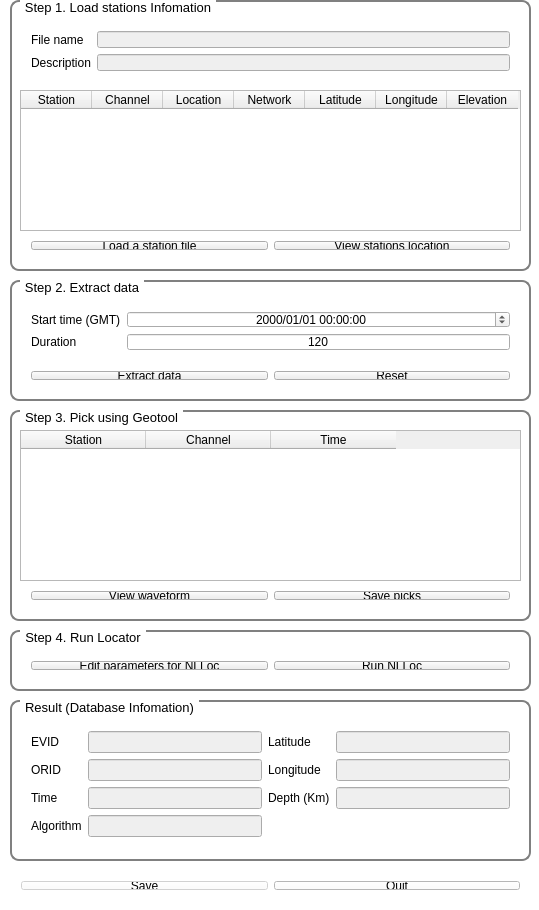
<?xml version="1.0" encoding="UTF-8"?>
<ui version="4.0">
 <class>DataExtractor</class>
 <widget class="QDialog" name="DataExtractor">
  <property name="geometry">
   <rect>
    <x>0</x>
    <y>0</y>
    <width>539</width>
    <height>910</height>
   </rect>
  </property>
  <property name="palette">
   <palette>
    <active>
     <colorrole role="WindowText">
      <brush brushstyle="SolidPattern">
       <color alpha="255">
        <red>0</red>
        <green>0</green>
        <blue>0</blue>
       </color>
      </brush>
     </colorrole>
     <colorrole role="Button">
      <brush brushstyle="SolidPattern">
       <color alpha="255">
        <red>255</red>
        <green>255</green>
        <blue>255</blue>
       </color>
      </brush>
     </colorrole>
     <colorrole role="Light">
      <brush brushstyle="SolidPattern">
       <color alpha="255">
        <red>255</red>
        <green>255</green>
        <blue>255</blue>
       </color>
      </brush>
     </colorrole>
     <colorrole role="Midlight">
      <brush brushstyle="SolidPattern">
       <color alpha="255">
        <red>255</red>
        <green>255</green>
        <blue>255</blue>
       </color>
      </brush>
     </colorrole>
     <colorrole role="Dark">
      <brush brushstyle="SolidPattern">
       <color alpha="255">
        <red>127</red>
        <green>127</green>
        <blue>127</blue>
       </color>
      </brush>
     </colorrole>
     <colorrole role="Mid">
      <brush brushstyle="SolidPattern">
       <color alpha="255">
        <red>170</red>
        <green>170</green>
        <blue>170</blue>
       </color>
      </brush>
     </colorrole>
     <colorrole role="Text">
      <brush brushstyle="SolidPattern">
       <color alpha="255">
        <red>0</red>
        <green>0</green>
        <blue>0</blue>
       </color>
      </brush>
     </colorrole>
     <colorrole role="BrightText">
      <brush brushstyle="SolidPattern">
       <color alpha="255">
        <red>255</red>
        <green>255</green>
        <blue>255</blue>
       </color>
      </brush>
     </colorrole>
     <colorrole role="ButtonText">
      <brush brushstyle="SolidPattern">
       <color alpha="255">
        <red>0</red>
        <green>0</green>
        <blue>0</blue>
       </color>
      </brush>
     </colorrole>
     <colorrole role="Base">
      <brush brushstyle="SolidPattern">
       <color alpha="255">
        <red>255</red>
        <green>255</green>
        <blue>255</blue>
       </color>
      </brush>
     </colorrole>
     <colorrole role="Window">
      <brush brushstyle="SolidPattern">
       <color alpha="255">
        <red>255</red>
        <green>255</green>
        <blue>255</blue>
       </color>
      </brush>
     </colorrole>
     <colorrole role="Shadow">
      <brush brushstyle="SolidPattern">
       <color alpha="255">
        <red>0</red>
        <green>0</green>
        <blue>0</blue>
       </color>
      </brush>
     </colorrole>
     <colorrole role="AlternateBase">
      <brush brushstyle="SolidPattern">
       <color alpha="255">
        <red>255</red>
        <green>255</green>
        <blue>255</blue>
       </color>
      </brush>
     </colorrole>
     <colorrole role="ToolTipBase">
      <brush brushstyle="SolidPattern">
       <color alpha="255">
        <red>255</red>
        <green>255</green>
        <blue>220</blue>
       </color>
      </brush>
     </colorrole>
     <colorrole role="ToolTipText">
      <brush brushstyle="SolidPattern">
       <color alpha="255">
        <red>0</red>
        <green>0</green>
        <blue>0</blue>
       </color>
      </brush>
     </colorrole>
    </active>
    <inactive>
     <colorrole role="WindowText">
      <brush brushstyle="SolidPattern">
       <color alpha="255">
        <red>0</red>
        <green>0</green>
        <blue>0</blue>
       </color>
      </brush>
     </colorrole>
     <colorrole role="Button">
      <brush brushstyle="SolidPattern">
       <color alpha="255">
        <red>255</red>
        <green>255</green>
        <blue>255</blue>
       </color>
      </brush>
     </colorrole>
     <colorrole role="Light">
      <brush brushstyle="SolidPattern">
       <color alpha="255">
        <red>255</red>
        <green>255</green>
        <blue>255</blue>
       </color>
      </brush>
     </colorrole>
     <colorrole role="Midlight">
      <brush brushstyle="SolidPattern">
       <color alpha="255">
        <red>255</red>
        <green>255</green>
        <blue>255</blue>
       </color>
      </brush>
     </colorrole>
     <colorrole role="Dark">
      <brush brushstyle="SolidPattern">
       <color alpha="255">
        <red>127</red>
        <green>127</green>
        <blue>127</blue>
       </color>
      </brush>
     </colorrole>
     <colorrole role="Mid">
      <brush brushstyle="SolidPattern">
       <color alpha="255">
        <red>170</red>
        <green>170</green>
        <blue>170</blue>
       </color>
      </brush>
     </colorrole>
     <colorrole role="Text">
      <brush brushstyle="SolidPattern">
       <color alpha="255">
        <red>0</red>
        <green>0</green>
        <blue>0</blue>
       </color>
      </brush>
     </colorrole>
     <colorrole role="BrightText">
      <brush brushstyle="SolidPattern">
       <color alpha="255">
        <red>255</red>
        <green>255</green>
        <blue>255</blue>
       </color>
      </brush>
     </colorrole>
     <colorrole role="ButtonText">
      <brush brushstyle="SolidPattern">
       <color alpha="255">
        <red>0</red>
        <green>0</green>
        <blue>0</blue>
       </color>
      </brush>
     </colorrole>
     <colorrole role="Base">
      <brush brushstyle="SolidPattern">
       <color alpha="255">
        <red>255</red>
        <green>255</green>
        <blue>255</blue>
       </color>
      </brush>
     </colorrole>
     <colorrole role="Window">
      <brush brushstyle="SolidPattern">
       <color alpha="255">
        <red>255</red>
        <green>255</green>
        <blue>255</blue>
       </color>
      </brush>
     </colorrole>
     <colorrole role="Shadow">
      <brush brushstyle="SolidPattern">
       <color alpha="255">
        <red>0</red>
        <green>0</green>
        <blue>0</blue>
       </color>
      </brush>
     </colorrole>
     <colorrole role="AlternateBase">
      <brush brushstyle="SolidPattern">
       <color alpha="255">
        <red>255</red>
        <green>255</green>
        <blue>255</blue>
       </color>
      </brush>
     </colorrole>
     <colorrole role="ToolTipBase">
      <brush brushstyle="SolidPattern">
       <color alpha="255">
        <red>255</red>
        <green>255</green>
        <blue>220</blue>
       </color>
      </brush>
     </colorrole>
     <colorrole role="ToolTipText">
      <brush brushstyle="SolidPattern">
       <color alpha="255">
        <red>0</red>
        <green>0</green>
        <blue>0</blue>
       </color>
      </brush>
     </colorrole>
    </inactive>
    <disabled>
     <colorrole role="WindowText">
      <brush brushstyle="SolidPattern">
       <color alpha="255">
        <red>0</red>
        <green>0</green>
        <blue>0</blue>
       </color>
      </brush>
     </colorrole>
     <colorrole role="Button">
      <brush brushstyle="SolidPattern">
       <color alpha="255">
        <red>255</red>
        <green>255</green>
        <blue>255</blue>
       </color>
      </brush>
     </colorrole>
     <colorrole role="Light">
      <brush brushstyle="SolidPattern">
       <color alpha="255">
        <red>255</red>
        <green>255</green>
        <blue>255</blue>
       </color>
      </brush>
     </colorrole>
     <colorrole role="Midlight">
      <brush brushstyle="SolidPattern">
       <color alpha="255">
        <red>255</red>
        <green>255</green>
        <blue>255</blue>
       </color>
      </brush>
     </colorrole>
     <colorrole role="Dark">
      <brush brushstyle="SolidPattern">
       <color alpha="255">
        <red>127</red>
        <green>127</green>
        <blue>127</blue>
       </color>
      </brush>
     </colorrole>
     <colorrole role="Mid">
      <brush brushstyle="SolidPattern">
       <color alpha="255">
        <red>170</red>
        <green>170</green>
        <blue>170</blue>
       </color>
      </brush>
     </colorrole>
     <colorrole role="Text">
      <brush brushstyle="SolidPattern">
       <color alpha="255">
        <red>0</red>
        <green>0</green>
        <blue>0</blue>
       </color>
      </brush>
     </colorrole>
     <colorrole role="BrightText">
      <brush brushstyle="SolidPattern">
       <color alpha="255">
        <red>255</red>
        <green>255</green>
        <blue>255</blue>
       </color>
      </brush>
     </colorrole>
     <colorrole role="ButtonText">
      <brush brushstyle="SolidPattern">
       <color alpha="255">
        <red>0</red>
        <green>0</green>
        <blue>0</blue>
       </color>
      </brush>
     </colorrole>
     <colorrole role="Base">
      <brush brushstyle="SolidPattern">
       <color alpha="255">
        <red>255</red>
        <green>255</green>
        <blue>255</blue>
       </color>
      </brush>
     </colorrole>
     <colorrole role="Window">
      <brush brushstyle="SolidPattern">
       <color alpha="255">
        <red>255</red>
        <green>255</green>
        <blue>255</blue>
       </color>
      </brush>
     </colorrole>
     <colorrole role="Shadow">
      <brush brushstyle="SolidPattern">
       <color alpha="255">
        <red>0</red>
        <green>0</green>
        <blue>0</blue>
       </color>
      </brush>
     </colorrole>
     <colorrole role="AlternateBase">
      <brush brushstyle="SolidPattern">
       <color alpha="255">
        <red>255</red>
        <green>255</green>
        <blue>255</blue>
       </color>
      </brush>
     </colorrole>
     <colorrole role="ToolTipBase">
      <brush brushstyle="SolidPattern">
       <color alpha="255">
        <red>255</red>
        <green>255</green>
        <blue>220</blue>
       </color>
      </brush>
     </colorrole>
     <colorrole role="ToolTipText">
      <brush brushstyle="SolidPattern">
       <color alpha="255">
        <red>0</red>
        <green>0</green>
        <blue>0</blue>
       </color>
      </brush>
     </colorrole>
    </disabled>
   </palette>
  </property>
  <property name="windowTitle">
   <string>New Event Maker</string>
  </property>
  <widget class="QWidget" name="horizontalLayoutWidget_2">
   <property name="geometry">
    <rect>
     <x>10</x>
     <y>870</y>
     <width>521</width>
     <height>31</height>
    </rect>
   </property>
   <layout class="QHBoxLayout" name="horizontalLayout_2">
    <item>
     <widget class="QPushButton" name="saveB">
      <property name="enabled">
       <bool>false</bool>
      </property>
      <property name="text">
       <string>Save</string>
      </property>
     </widget>
    </item>
    <item>
     <widget class="QPushButton" name="quitB">
      <property name="text">
       <string>Quit</string>
      </property>
     </widget>
    </item>
   </layout>
  </widget>
  <widget class="QGroupBox" name="step2GB">
   <property name="geometry">
    <rect>
     <x>10</x>
     <y>280</y>
     <width>521</width>
     <height>121</height>
    </rect>
   </property>
   <property name="font">
    <font>
     <pointsize>10</pointsize>
    </font>
   </property>
   <property name="styleSheet">
    <string notr="true">QGroupBox { 
	border: 2px solid gray; 
	border-radius: 9px; 
	margin-top: 0.5em
}

QGroupBox::title {
	subcontrol-origin: margin;
	left: 10px;
	padding: 0 3px 0 3px;
}</string>
   </property>
   <property name="title">
    <string>Step 2. Extract data</string>
   </property>
   <widget class="QWidget" name="horizontalLayoutWidget">
    <property name="geometry">
     <rect>
      <x>10</x>
      <y>80</y>
      <width>501</width>
      <height>31</height>
     </rect>
    </property>
    <layout class="QHBoxLayout" name="horizontalLayout">
     <item>
      <widget class="QPushButton" name="extractB">
       <property name="text">
        <string>Extract data</string>
       </property>
      </widget>
     </item>
     <item>
      <widget class="QPushButton" name="resetB">
       <property name="text">
        <string>Reset</string>
       </property>
      </widget>
     </item>
    </layout>
   </widget>
   <widget class="QWidget" name="gridLayoutWidget">
    <property name="geometry">
     <rect>
      <x>10</x>
      <y>20</y>
      <width>501</width>
      <height>61</height>
     </rect>
    </property>
    <layout class="QGridLayout" name="gridLayout">
     <item row="1" column="1">
      <widget class="QLineEdit" name="durationED">
       <property name="enabled">
        <bool>true</bool>
       </property>
       <property name="text">
        <string>120</string>
       </property>
       <property name="alignment">
        <set>Qt::AlignCenter</set>
       </property>
      </widget>
     </item>
     <item row="0" column="1">
      <widget class="QDateTimeEdit" name="dateTimeEdit">
       <property name="alignment">
        <set>Qt::AlignCenter</set>
       </property>
       <property name="displayFormat">
        <string>yyyy/MM/dd hh:mm:ss</string>
       </property>
      </widget>
     </item>
     <item row="0" column="0">
      <widget class="QLabel" name="timeLB">
       <property name="text">
        <string>Start time (GMT)</string>
       </property>
      </widget>
     </item>
     <item row="1" column="0">
      <widget class="QLabel" name="durationLB">
       <property name="text">
        <string>Duration</string>
       </property>
      </widget>
     </item>
    </layout>
   </widget>
  </widget>
  <widget class="QGroupBox" name="step1GB">
   <property name="geometry">
    <rect>
     <x>10</x>
     <y>0</y>
     <width>521</width>
     <height>271</height>
    </rect>
   </property>
   <property name="font">
    <font>
     <pointsize>10</pointsize>
    </font>
   </property>
   <property name="styleSheet">
    <string notr="true">QGroupBox { 
	border: 2px solid gray; 
	border-radius: 9px; 
	margin-top: 0.5em
}

QGroupBox::title {
	subcontrol-origin: margin;
	left: 10px;
	padding: 0 3px 0 3px;
}</string>
   </property>
   <property name="title">
    <string>Step 1. Load stations Infomation</string>
   </property>
   <widget class="QTableWidget" name="staInfoTW">
    <property name="geometry">
     <rect>
      <x>10</x>
      <y>90</y>
      <width>501</width>
      <height>141</height>
     </rect>
    </property>
    <attribute name="horizontalHeaderDefaultSectionSize">
     <number>71</number>
    </attribute>
    <attribute name="verticalHeaderVisible">
     <bool>false</bool>
    </attribute>
    <attribute name="verticalHeaderDefaultSectionSize">
     <number>20</number>
    </attribute>
    <column>
     <property name="text">
      <string>Station</string>
     </property>
    </column>
    <column>
     <property name="text">
      <string>Channel</string>
     </property>
    </column>
    <column>
     <property name="text">
      <string>Location</string>
     </property>
    </column>
    <column>
     <property name="text">
      <string>Network</string>
     </property>
    </column>
    <column>
     <property name="text">
      <string>Latitude</string>
     </property>
    </column>
    <column>
     <property name="text">
      <string>Longitude</string>
     </property>
    </column>
    <column>
     <property name="text">
      <string>Elevation</string>
     </property>
    </column>
   </widget>
   <widget class="QWidget" name="horizontalLayoutWidget_3">
    <property name="geometry">
     <rect>
      <x>10</x>
      <y>230</y>
      <width>501</width>
      <height>31</height>
     </rect>
    </property>
    <layout class="QHBoxLayout" name="horizontalLayout_3">
     <item>
      <widget class="QPushButton" name="loadStaInfoB">
       <property name="text">
        <string>Load a station file</string>
       </property>
      </widget>
     </item>
     <item>
      <widget class="QPushButton" name="viewStaLocB">
       <property name="text">
        <string>View stations location</string>
       </property>
      </widget>
     </item>
    </layout>
   </widget>
   <widget class="QWidget" name="gridLayoutWidget_3">
    <property name="geometry">
     <rect>
      <x>10</x>
      <y>20</y>
      <width>501</width>
      <height>62</height>
     </rect>
    </property>
    <layout class="QGridLayout" name="gridLayout_3">
     <item row="0" column="0">
      <widget class="QLabel" name="staFileNameLB">
       <property name="text">
        <string>File name</string>
       </property>
      </widget>
     </item>
     <item row="1" column="0">
      <widget class="QLabel" name="descLB">
       <property name="text">
        <string>Description</string>
       </property>
      </widget>
     </item>
     <item row="1" column="2">
      <widget class="QLineEdit" name="descLE">
       <property name="enabled">
        <bool>false</bool>
       </property>
       <property name="text">
        <string/>
       </property>
       <property name="alignment">
        <set>Qt::AlignCenter</set>
       </property>
      </widget>
     </item>
     <item row="0" column="2">
      <widget class="QLineEdit" name="staFileNameLE">
       <property name="enabled">
        <bool>false</bool>
       </property>
       <property name="text">
        <string/>
       </property>
       <property name="alignment">
        <set>Qt::AlignCenter</set>
       </property>
      </widget>
     </item>
    </layout>
   </widget>
  </widget>
  <widget class="QGroupBox" name="step3GB">
   <property name="geometry">
    <rect>
     <x>10</x>
     <y>410</y>
     <width>521</width>
     <height>211</height>
    </rect>
   </property>
   <property name="font">
    <font>
     <pointsize>10</pointsize>
    </font>
   </property>
   <property name="styleSheet">
    <string notr="true">QGroupBox { 
	border: 2px solid gray; 
	border-radius: 9px; 
	margin-top: 0.5em
}

QGroupBox::title {
	subcontrol-origin: margin;
	left: 10px;
	padding: 0 3px 0 3px;
}</string>
   </property>
   <property name="title">
    <string>Step 3. Pick using Geotool</string>
   </property>
   <widget class="QWidget" name="horizontalLayoutWidget_4">
    <property name="geometry">
     <rect>
      <x>10</x>
      <y>170</y>
      <width>501</width>
      <height>31</height>
     </rect>
    </property>
    <layout class="QHBoxLayout" name="horizontalLayout_4">
     <item>
      <widget class="QPushButton" name="runGeoB">
       <property name="text">
        <string>View waveform</string>
       </property>
      </widget>
     </item>
     <item>
      <widget class="QPushButton" name="savePickB">
       <property name="text">
        <string>Save picks</string>
       </property>
      </widget>
     </item>
    </layout>
   </widget>
   <widget class="QTableWidget" name="pickInfoTW">
    <property name="geometry">
     <rect>
      <x>10</x>
      <y>20</y>
      <width>501</width>
      <height>151</height>
     </rect>
    </property>
    <attribute name="horizontalHeaderDefaultSectionSize">
     <number>125</number>
    </attribute>
    <attribute name="verticalHeaderVisible">
     <bool>false</bool>
    </attribute>
    <attribute name="verticalHeaderDefaultSectionSize">
     <number>20</number>
    </attribute>
    <column>
     <property name="text">
      <string>Station</string>
     </property>
    </column>
    <column>
     <property name="text">
      <string>Channel</string>
     </property>
    </column>
    <column>
     <property name="text">
      <string>Time</string>
     </property>
    </column>
   </widget>
  </widget>
  <widget class="QGroupBox" name="step4GB">
   <property name="geometry">
    <rect>
     <x>10</x>
     <y>630</y>
     <width>521</width>
     <height>61</height>
    </rect>
   </property>
   <property name="font">
    <font>
     <pointsize>10</pointsize>
    </font>
   </property>
   <property name="styleSheet">
    <string notr="true">QGroupBox { 
	border: 2px solid gray; 
	border-radius: 9px; 
	margin-top: 0.5em
}

QGroupBox::title {
	subcontrol-origin: margin;
	left: 10px;
	padding: 0 3px 0 3px;
}</string>
   </property>
   <property name="title">
    <string>Step 4. Run Locator</string>
   </property>
   <widget class="QWidget" name="horizontalLayoutWidget_5">
    <property name="geometry">
     <rect>
      <x>10</x>
      <y>20</y>
      <width>501</width>
      <height>31</height>
     </rect>
    </property>
    <layout class="QHBoxLayout" name="horizontalLayout_5">
     <item>
      <widget class="QPushButton" name="editParamNLLocB">
       <property name="text">
        <string>Edit parameters for NLLoc</string>
       </property>
      </widget>
     </item>
     <item>
      <widget class="QPushButton" name="runNLLocB">
       <property name="text">
        <string>Run NLLoc</string>
       </property>
      </widget>
     </item>
    </layout>
   </widget>
  </widget>
  <widget class="QGroupBox" name="resultGB">
   <property name="geometry">
    <rect>
     <x>10</x>
     <y>700</y>
     <width>521</width>
     <height>161</height>
    </rect>
   </property>
   <property name="font">
    <font>
     <pointsize>10</pointsize>
    </font>
   </property>
   <property name="styleSheet">
    <string notr="true">QGroupBox { 
	border: 2px solid gray; 
	border-radius: 9px; 
	margin-top: 0.5em
}

QGroupBox::title {
	subcontrol-origin: margin;
	left: 10px;
	padding: 0 3px 0 3px;
}</string>
   </property>
   <property name="title">
    <string>Result (Database Infomation)</string>
   </property>
   <widget class="QWidget" name="gridLayoutWidget_2">
    <property name="geometry">
     <rect>
      <x>10</x>
      <y>20</y>
      <width>501</width>
      <height>128</height>
     </rect>
    </property>
    <layout class="QGridLayout" name="gridLayout_2">
     <item row="3" column="0">
      <widget class="QLabel" name="label_7">
       <property name="text">
        <string>Algorithm</string>
       </property>
      </widget>
     </item>
     <item row="0" column="0">
      <widget class="QLabel" name="label_2">
       <property name="text">
        <string>EVID</string>
       </property>
      </widget>
     </item>
     <item row="2" column="2">
      <widget class="QLineEdit" name="timeLE">
       <property name="enabled">
        <bool>false</bool>
       </property>
       <property name="alignment">
        <set>Qt::AlignCenter</set>
       </property>
      </widget>
     </item>
     <item row="0" column="2">
      <widget class="QLineEdit" name="evidLE">
       <property name="enabled">
        <bool>false</bool>
       </property>
       <property name="alignment">
        <set>Qt::AlignCenter</set>
       </property>
      </widget>
     </item>
     <item row="1" column="0">
      <widget class="QLabel" name="label">
       <property name="text">
        <string>ORID</string>
       </property>
      </widget>
     </item>
     <item row="1" column="2">
      <widget class="QLineEdit" name="oridLE">
       <property name="enabled">
        <bool>false</bool>
       </property>
       <property name="alignment">
        <set>Qt::AlignCenter</set>
       </property>
      </widget>
     </item>
     <item row="0" column="3">
      <widget class="QLabel" name="label_3">
       <property name="text">
        <string>Latitude</string>
       </property>
      </widget>
     </item>
     <item row="1" column="3">
      <widget class="QLabel" name="label_4">
       <property name="text">
        <string>Longitude</string>
       </property>
      </widget>
     </item>
     <item row="0" column="4">
      <widget class="QLineEdit" name="latLE">
       <property name="enabled">
        <bool>false</bool>
       </property>
       <property name="alignment">
        <set>Qt::AlignCenter</set>
       </property>
      </widget>
     </item>
     <item row="2" column="0">
      <widget class="QLabel" name="label_5">
       <property name="text">
        <string>Time</string>
       </property>
      </widget>
     </item>
     <item row="1" column="4">
      <widget class="QLineEdit" name="lonLE">
       <property name="enabled">
        <bool>false</bool>
       </property>
       <property name="alignment">
        <set>Qt::AlignCenter</set>
       </property>
      </widget>
     </item>
     <item row="2" column="3">
      <widget class="QLabel" name="label_6">
       <property name="text">
        <string>Depth (Km)</string>
       </property>
      </widget>
     </item>
     <item row="2" column="4">
      <widget class="QLineEdit" name="depthLE">
       <property name="enabled">
        <bool>false</bool>
       </property>
       <property name="alignment">
        <set>Qt::AlignCenter</set>
       </property>
      </widget>
     </item>
     <item row="3" column="2">
      <widget class="QLineEdit" name="algoLE">
       <property name="enabled">
        <bool>false</bool>
       </property>
       <property name="alignment">
        <set>Qt::AlignCenter</set>
       </property>
      </widget>
     </item>
    </layout>
   </widget>
  </widget>
 </widget>
 <layoutdefault spacing="6" margin="11"/>
 <tabstops>
  <tabstop>staFileNameLE</tabstop>
  <tabstop>descLE</tabstop>
  <tabstop>loadStaInfoB</tabstop>
  <tabstop>viewStaLocB</tabstop>
  <tabstop>dateTimeEdit</tabstop>
  <tabstop>durationED</tabstop>
  <tabstop>extractB</tabstop>
  <tabstop>resetB</tabstop>
  <tabstop>runGeoB</tabstop>
  <tabstop>savePickB</tabstop>
  <tabstop>editParamNLLocB</tabstop>
  <tabstop>runNLLocB</tabstop>
  <tabstop>saveB</tabstop>
  <tabstop>quitB</tabstop>
  <tabstop>staInfoTW</tabstop>
  <tabstop>pickInfoTW</tabstop>
  <tabstop>timeLE</tabstop>
  <tabstop>evidLE</tabstop>
  <tabstop>oridLE</tabstop>
  <tabstop>latLE</tabstop>
  <tabstop>lonLE</tabstop>
  <tabstop>depthLE</tabstop>
  <tabstop>algoLE</tabstop>
 </tabstops>
 <resources/>
 <connections/>
</ui>
